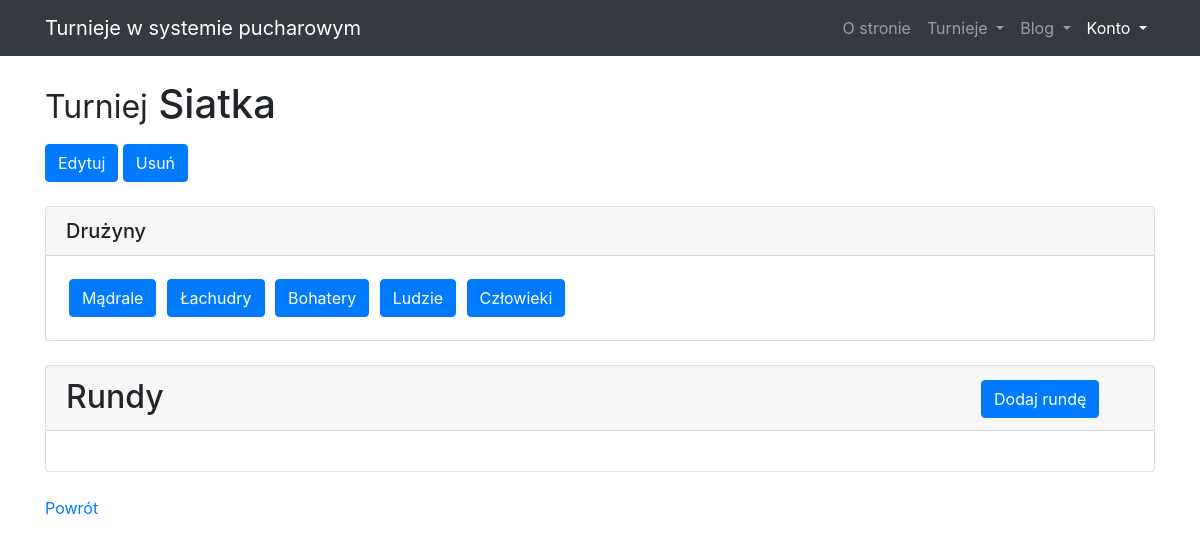
Page /tournaments/tournaments/detail/1/ on the earlier database version.
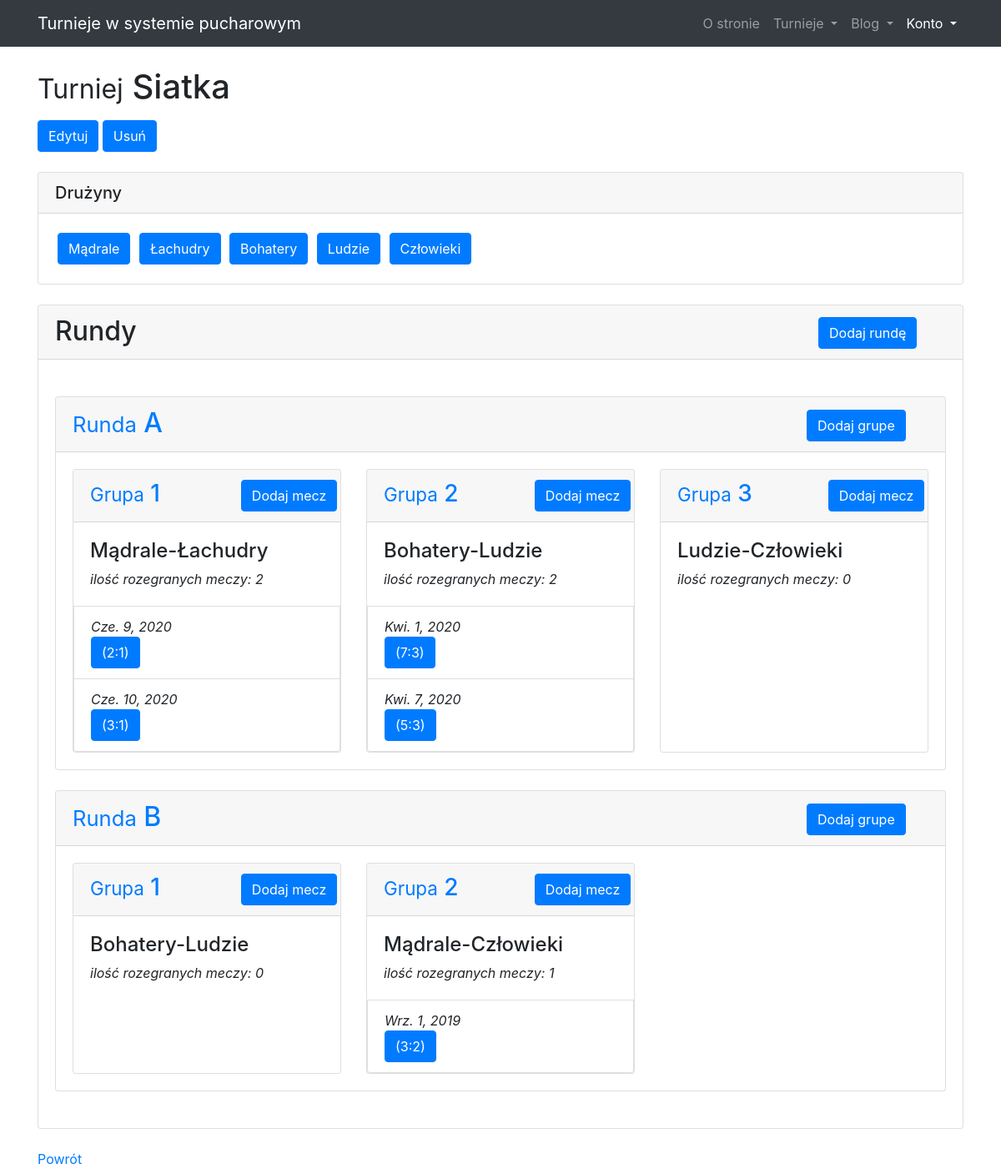
Same page on the later database version.
### tournaments_app/models/team_model.py (models this page shows, shortened)
class Team(models.Model):
    id = models.AutoField(db_index=True, primary_key=True)
    name = models.CharField(max_length=20)

### tournaments_app/models/round_model.py (models this page shows, shortened)
class Round(models.Model):
    id = models.AutoField(db_index=True, primary_key=True)
    name = models.CharField(max_length=20)
    number_of_players = models.IntegerField()
    tournament = models.ForeignKey('tournaments_app.Tournament',
                                   on_delete=models.CASCADE)
    def get_all_groups(self):
        return Group.objects.filter(round_id=self.id)

### tournaments_app/models/group_model.py (models this page shows, shortened)
class Group(models.Model):
    id = models.AutoField(db_index=True, primary_key=True)
    name = models.CharField(max_length=20)
    team_a = models.ForeignKey('tournaments_app.Team',
                               related_name='%(class)s_a_team',
                               on_delete=models.DO_NOTHING)
    team_b = models.ForeignKey('tournaments_app.Team',
                               related_name='%(class)s_b_team',
                               on_delete=models.DO_NOTHING)
    winner = models.ForeignKey('tournaments_app.Team',
                               related_name='%(class)s_win_team',
                               on_delete=models.DO_NOTHING,
                               null=True,
                               blank=True)
    round = models.ForeignKey('tournaments_app.Round',
                              on_delete=models.CASCADE)
    def get_all_games(self):
        return Game.objects.filter(group_id=self.id)

### tournaments_app/models/game_model.py (models this page shows, shortened)
class Game(models.Model):
    id = models.AutoField(db_index=True, primary_key=True)
    date = models.DateField()
    score_a = models.IntegerField(null=True,
                                  blank=True)
    score_b = models.IntegerField(null=True,
                                  blank=True)
    team_a = models.ForeignKey('tournaments_app.Team',
                               related_name='%(class)s_a_team',
                               on_delete=models.DO_NOTHING)
    team_b = models.ForeignKey('tournaments_app.Team',
                               related_name='%(class)s_b_team',
                               on_delete=models.DO_NOTHING)
    group = models.ForeignKey('tournaments_app.Group',
                              on_delete=models.CASCADE)

### tournaments_app/views/tournaments_views.py (the view)
class DetailTournamentView(DetailView):
    model = Tournament

### tournaments_app/models/tournament_model.py (called while the page is built)
    def get_all_teams(self):
        return self.registered_teams.all()

    def get_all_rounds(self):
        return Round.objects.filter(tournament=self)

### tournaments_app/templates/tournaments_app/tournament_detail.html (shortened to what the changed rows need)
{% extends "tournaments_app/base.html" %}
{% block content %}
<article>
    {% if object %}
    <div>
        <h1 class="mt-4 mb-3"><small>Turniej</small> {{ object.name }}</h1>
        <div class="card my-4">
            <div class="card-body">
                {% for team in object.get_all_teams %}
                <a style="margin: 3px;" class="btn btn-primary"
                    href="{% url 'team_detail' team.pk %}">{{ team.name }}</a>
                {% endfor %}
            </div>
        </div>
        <div class="card my-4">
            <h2 class="card-header">
                <div class="row">
                    <div class="col-lg-10">
                        Rundy
                    </div>
                    <div class="col-lg-1">
                        <a class="btn btn-primary" href="{% url 'round_add' %}">Dodaj rundę</a>
                    </div>
                </div>
            </h2>
            <div class="card-body">
                {% for round in object.get_all_rounds %}
                <div class="card my-4">
                    <h2 class="card-header">
                        <div class="row">
                            <div class="col-lg-10">
                                <a href="{% url 'round_detail' round.pk %}"> <small>Runda</small> {{ round.name }}
                                </a>
                            </div>
                            <div class="col-lg-1">
                                <a class="btn btn-primary" href="{% url 'group_add' %}">Dodaj grupe</a>
                            </div>
                        </div>
                    </h2>
                    <div class="card-body">
                        <div class="row">
                            {% for group in round.get_all_groups %}
                            <div class="col-md-4">
                                <div class="card h-100">
                                    <h3 class="card-header">
                                        <div class="row">
                                            <div class="col-lg-7">
                                                <a href="{% url 'group_detail' group.pk %}"> <small>Grupa</small>
                                                    {{ group.name }} </a>
                                            </div>
                                            <div class="col-lg-1">
                                                <a class="btn btn-primary" href="{% url 'game_add' %}">Dodaj
                                                    mecz</a>
                                            </div>
                                        </div>
                                    </h3>
                                    <div class="card-body">
                                        <h4> {{ group.team_a.name }}-{{ group.team_b.name }}</h4>
                                        <div class="font-italic">ilość rozegranych meczy:
                                            {{group.get_all_games.count}}
                                        </div>
                                    </div>
                                    {% for game in group.get_all_games %}
                                    <li class="list-group-item">
                                        <div class="font-italic">{{ game.date }}</div>
                                        <a href="{% url 'game_detail' game.pk %}" class="btn btn-primary">
                                            ({{ game.score_a }}:{{ game.score_b }})</a>
                                    </li>
                                    {% endfor %}
                                </div>
                            </div>
                            {% endfor %}
                        </div>
                    </div>
                </div>
                {% endfor %}
                {% endif %}
            </div>
        </div>
</article>
{% endblock content %}

Differences in the rows shown:
added Round: name "A"
added Group: name "1", team_a.name "Mądrale", team_b.name "Łachudry", get_all_games.count "2", shown under "A"
added Game: date "Cze. 9, 2020", score_a "2", score_b "1"
added Game: date "Cze. 10, 2020", score_a "3", score_b "1"
added Group: name "2", team_a.name "Bohatery", team_b.name "Ludzie", get_all_games.count "2", shown under "A"
added Game: date "Kwi. 1, 2020", score_a "7", score_b "3", shown under "2"
added Game: date "Kwi. 7, 2020", score_a "5", score_b "3", shown under "2"
added Group: name "3", team_a.name "Ludzie", team_b.name "Człowieki", get_all_games.count "0", shown under "A"
added Round: name "B"
added Group: name "1", team_a.name "Bohatery", team_b.name "Ludzie", get_all_games.count "0", shown under "B"
added Group: name "2", team_a.name "Mądrale", team_b.name "Człowieki", get_all_games.count "1", shown under "B"
added Game: date "Wrz. 1, 2019", score_a "3", score_b "2"
